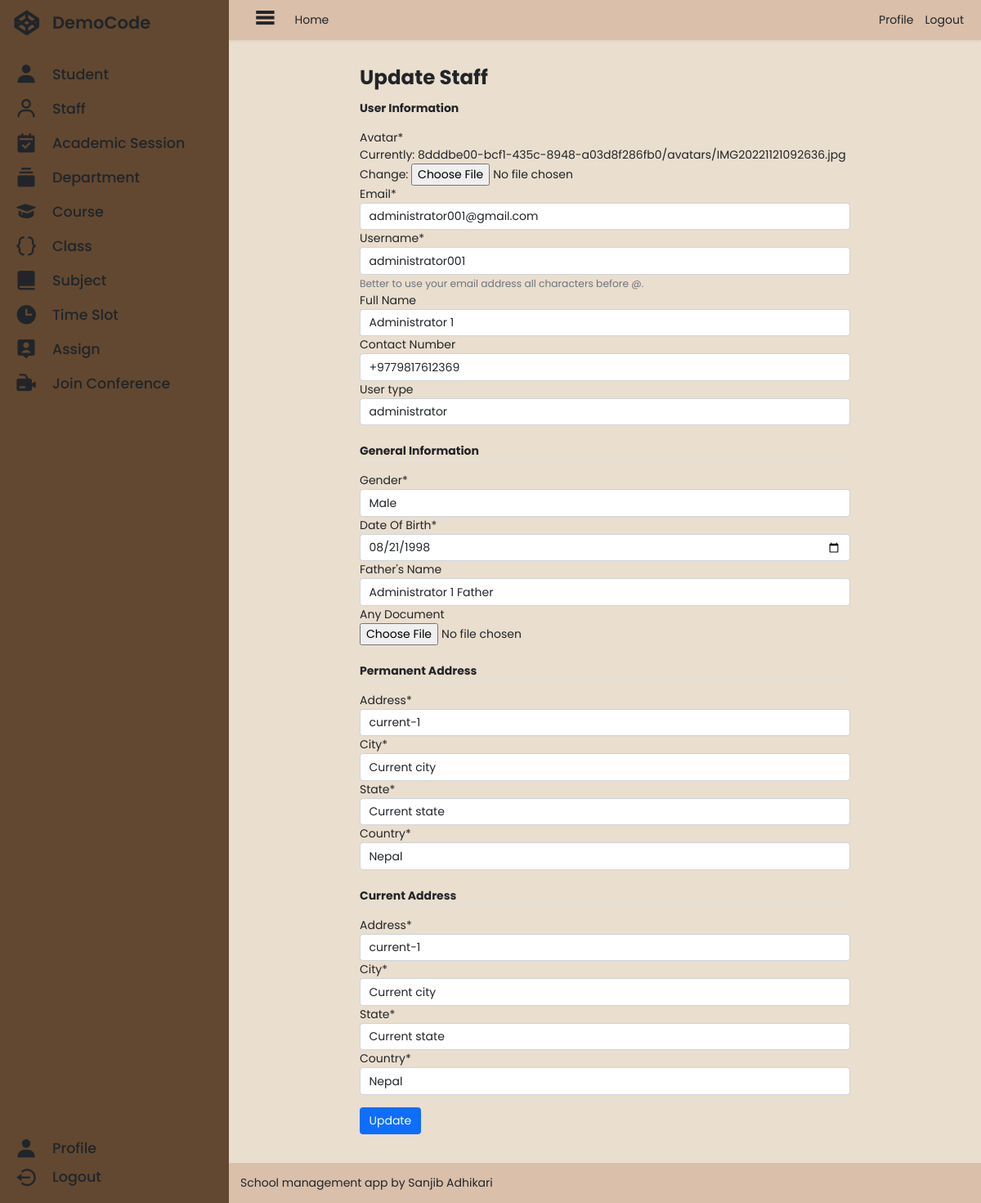
The page /administrator/staff_update/816b3cb9-12b4-4a0e-93f0-4bc0f85d1aba/ (signed in) on the database its author committed.
### base/models.py (models this page shows, shortened)
class User(AbstractBaseUser):
    id = models.UUIDField(
        verbose_name=_("ID"),
        primary_key=True,
        default=uuid.uuid4,
        editable=False,
    )
    email = models.EmailField(
        verbose_name=_("Email"),
        max_length=127,
        unique=True,
        error_messages={
            "null": _("Email field is required."),
            "unique": _("An account with that email already exists. Please login to continue."),
            "invalid": _("Enter a valid email address."),
        },
    )
    username = models.CharField(
        verbose_name=_("Username"),
        max_length=127,
        unique=True,
        error_messages={
            "null": _("Username field is required."),
            "unique": _("An account with that username already exists."),
            "invalid": _("Enter a valid username."),
        },
        help_text=_("Better to use your email address all characters before @."),
    )
    user_type = models.ForeignKey(
        UserType,
        on_delete=models.SET_NULL,
        related_name="user_type",
        null=True,
        blank=True,
    )
    name = models.CharField(
        verbose_name=_("Full Name"),
        max_length=255,
        null=True,
        blank=True,
    )
    contact_number = PhoneNumberField(
        verbose_name=_("Contact Number"),
        null=True,
        blank=True,
    )
    avatar = models.ImageField(
        verbose_name=_("Avatar"),
        blank=True,
        null=True,
        default=get_default_avatar,
        upload_to=get_user_avatar,
    )
    is_email_verified = models.BooleanField(
        verbose_name=_("Email Verification Status"),
        default=get_email_verified_value,
        help_text=_("Designates whether this user is verified or not."),
    )
    is_staff = models.BooleanField(
        verbose_name=_("Staff Status"),
        default=False,
        help_text=_("Designates whether the user can log into this admin site."),
    )
    is_active = models.BooleanField(
        verbose_name=_("Active"),
        default=True,
        help_text=_(
            "Designates whether this user should be treated as active."
            "Unselect this field instead of deleting accounts."
        ),
    )
    is_superuser = models.BooleanField(
        _("superuser status"),
        default=False,
        help_text=_("Designates that this user has all permissions without explicitly assigning them."),
    )
    user_permissions = models.ManyToManyField(
        Permission,
        verbose_name=_("user permissions"),
        blank=True,
        help_text=_("Specific permissions for this user."),
        related_name="user_set",
        related_query_name="user",
    )
    groups = models.ManyToManyField(
        Group,
        verbose_name=_("Groups"),
        blank=True,
        help_text=_(
            "The groups this user belongs to. A user will get all permissions granted to each of their groups."
        ),
        related_name="user_set",
        related_query_name="user",
    )
    last_login = models.DateTimeField(
        verbose_name=_("Last Login"),
        auto_now=True,
    )
    date_joined = models.DateTimeField(
        verbose_name=_("Date Joined"),
        auto_now_add=True,
        editable=False,
    )
    objects = UserManager()
    USERNAME_FIELD = "email"
    REQUIRED_FIELDS = []
    class Meta:
        verbose_name = _("User")
        verbose_name_plural = _("Users")
        ordering = ["-date_joined"]

class UserType(models.Model):
    id = models.UUIDField(
        verbose_name=_("ID"),
        primary_key=True,
        default=uuid.uuid4,
        editable=False,
    )
    name = models.CharField(
        _("name"),
        max_length=31,
        unique=True,
    )
    permissions = models.ManyToManyField(
        Permission,
        verbose_name=_("permissions"),
        blank=True,
    )
    objects = UserTypeManager()
    def __str__(self):
        return self.name

### administrator/models.py (models this page shows, shortened)
class Staff(models.Model):
    id = models.UUIDField(
        verbose_name=_("ID"),
        primary_key=True,
        default=uuid.uuid4,
        editable=False,
    )
    user = models.OneToOneField(
        User,
        on_delete=models.SET_NULL,
        null=True,
        blank=True,
    )
    gender = models.CharField(
        verbose_name=_("Gender"),
        max_length=7,
        choices=GENDER_CHOICE,
        default="Male",
    )
    dob = models.DateField(
        verbose_name=_("Date Of Birth"),
    )
    fathers_name = models.CharField(
        verbose_name=_("Father's Name"),
        max_length=127,
        blank=True,
        null=True,
    )
    permanent_address = models.ForeignKey(
        Address,
        on_delete=models.SET_NULL,
        blank=True,
        null=True,
        related_name="staff_permanent_address",
    )
    current_address = models.ForeignKey(
        Address,
        on_delete=models.SET_NULL,
        null=True,
        blank=True,
        related_name="staff_current_address",
    )
    document = models.FileField(
        verbose_name=_("Any Document"),
        upload_to=get_document,
        blank=True,
        null=True,
    )
    created = models.DateTimeField(
        verbose_name=_("Created"),
        auto_now_add=True,
    )

class Address(models.Model):
    id = models.UUIDField(
        verbose_name=_("ID"),
        primary_key=True,
        default=uuid.uuid4,
        editable=False,
    )
    address = models.CharField(
        verbose_name=_("Address"),
        max_length=255,
    )
    city = models.CharField(
        verbose_name=_("City"),
        max_length=63,
    )
    state = models.CharField(
        verbose_name=_("State"),
        max_length=63,
    )
    country = models.CharField(
        verbose_name=_("Country"),
        max_length=63,
    )

### administrator/decorators.py (the view)
    def message_function(request, uuid=None, *args, **kwargs):
        if isinstance(request, WSGIRequest):
            if request.user.is_authenticated and not request.user.user_type.name == "administrator":
                messages.error(request, "You must login as administrator to access this page.")
            elif not request.user.is_authenticated:
                messages.error(request, "You must login to access this page.")
        return function(request, uuid, *args, **kwargs)

### base/forms.py
class UserUpdateForm(forms.ModelForm):
    avatar = forms.FileField(widget=CustomFileInput)
    class Meta:
        model = User
        fields = (
            "avatar",
            "email",
            "username",
            "name",
            "contact_number",
            "user_type",
        )

### administrator/forms.py
class StaffForm(forms.ModelForm):
    class Meta:
        model = Staff
        fields = (
            "gender",
            "dob",
            "fathers_name",
            "document",
        )
        widgets = {
            "dob": forms.DateInput(attrs={"type": "date"}),
        }

### administrator/views_staff.py (called while the page is built, shortened)
def get_staff(uuid):
    try:
        staff = Staff.objects.get(id=uuid)
        return staff
    except Staff.DoesNotExist:
        return None

@administrator_message
@administrator_required
def update_staff_view(request, uuid, *args, **kwargs):
    context = {}
    staff = get_staff(uuid=uuid)
    u_form = UserUpdateForm(request.POST or None, request.FILES or None, instance=staff.user)
    s_form = StaffForm(request.POST or None, request.FILES or None, instance=staff)
    pa_form = AddressForm(request.POST or None, instance=staff.permanent_address)
    ca_form = AddressForm(request.POST or None, instance=staff.current_address)
    context["action"] = "Update"
    context["u_form"] = u_form
    context["s_form"] = s_form
    context["pa_form"] = pa_form
    context["ca_form"] = ca_form
    return render(request, "administrator/staff/staff_form.html", context)

### administrator/templates/administrator/staff/staff_form.html (shortened to what this page needs)
{% extends 'administrator/base.html' %}
{% load static %}
{% load crispy_forms_tags %}
{% block main %}
<div class="container">
    <form method="post" enctype="multipart/form-data">
        <legend class="fw-bold fs-3 border-bottom">{{action|capfirst}} Staff</legend>
        <p class="mt-4 fw-bold border-bottom">User Information</p>
        {{u_form|crispy}}
        <p class="mt-4 fw-bold border-bottom">General Information</p>
        {{s_form|crispy}}
        <p class="mt-4 fw-bold border-bottom">Permanent Address</p>
        {{pa_form|crispy}}
        <p class="mt-4 fw-bold border-bottom">Current Address</p>
        {{ca_form|crispy}}
        <div class="d-flex justify-content-between my-2 pt-2 border-top">
            <button class="btn btn-primary" type="submit">{{action}}</button>
        </div>
    </form>
</div>
{% endblock main %}

### base/templates/base/widgets/clearable_file_input.html (shortened to what this page needs)
{% if widget.is_initial %}
{{ widget.initial_text }}:
<a href="{{ widget.value.url }}">{{ widget.value }}</a>
<br>
{{ widget.input_text }}:
{% endif %}
<input type="{{ widget.type }}" name="{{ widget.name }}" {% include "django/forms/widgets/attrs.html" %}>

### static/css/base.css (style rules this page uses)
*, *::before, *::after { box-sizing: border-box; }
* { margin: 0; padding: 0; font-size: 14px; font-family: 'Poppins', sans-serif; }
a, a:hover { text-decoration: none; color: inherit; }
body { margin: 0; padding: 0; width: 100vw; height: 100vh; display: flex; }
.container { padding: 1rem; display: flex; flex-direction: column; align-items: center; overflow: auto; max-width: calc(100% - 2rem); height: 100%; }
form { width: 100%; max-width: 600px; }
legend { font-weight: 600; }

### rows shown on the page
User: value "8dddbe00-bcf1-435c-8948-a03d8f286fb0/avatars/IMG20221121092636.jpg", email "administrator001@gmail.com", username "administrator001", name "Administrator 1", contact_number "+9779817612369", user_type "administrator"
Staff: gender "Male", dob "08/21/1998", fathers_name "Administrator 1 Father"
Address: address "current-1", city "Current city", state "Current state", country "Nepal"
Address: address "current-1", city "Current city", state "Current state", country "Nepal"

### other values the page prints
{{ action|capfirst }} "Update"
{{ widget.initial_text }} "Currently"
{{ widget.input_text }} "Change"
{{ action }} "Update"
